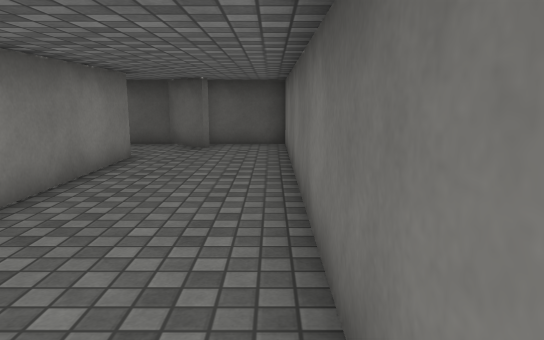
view 1 (above)

12 first-person views from a walk through a Unity game level. The camera is 1.3 m above the floor, tilts 10° down and sees 70° across. The floor is counted in squares, 1 m on a side. Each view is taken from the middle of a square. On the plan, view 1 faces up. The plan holds only what a view shows up to about 16 squares ahead; the rest is blank. The player character is not drawn. Surface patterns are stand-ins for the level's own textures.

view 2
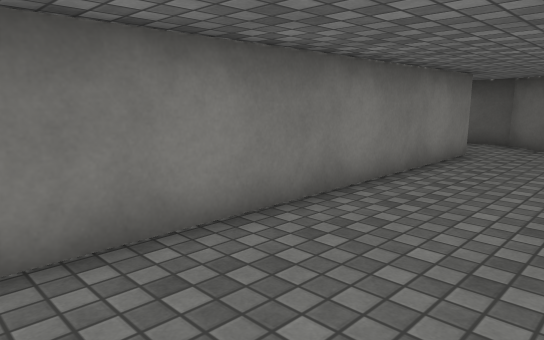

view 3
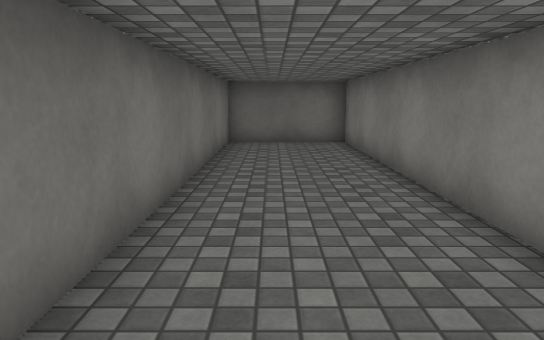

view 4
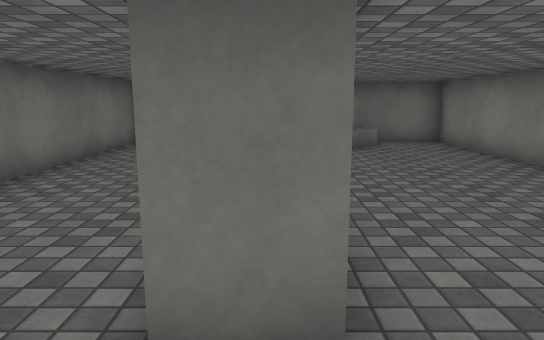

view 5
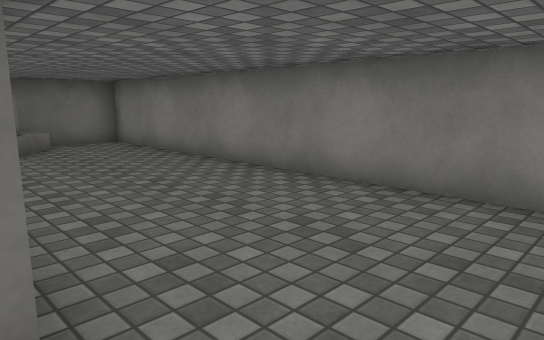

view 6
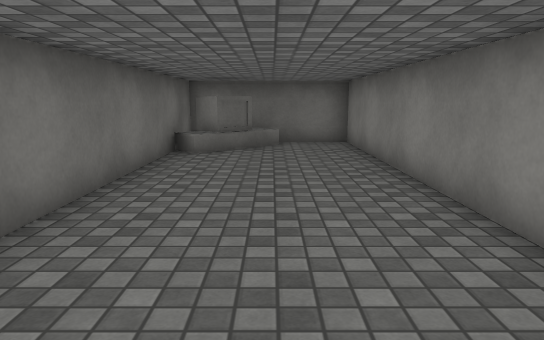

view 7
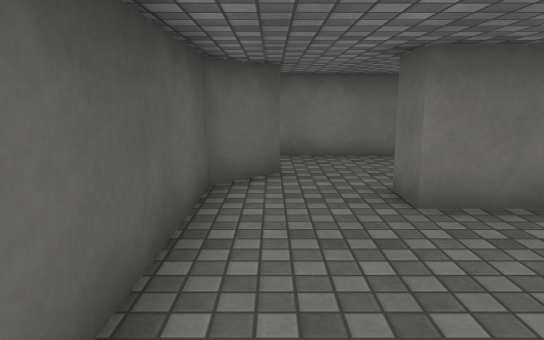

view 8
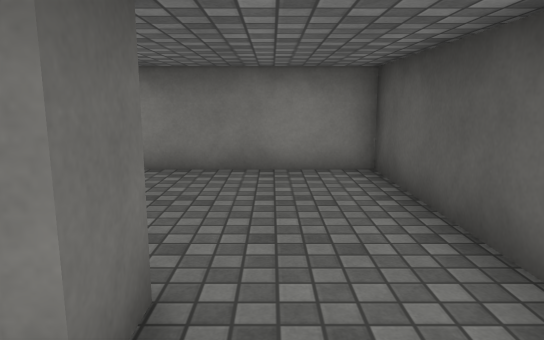

view 9
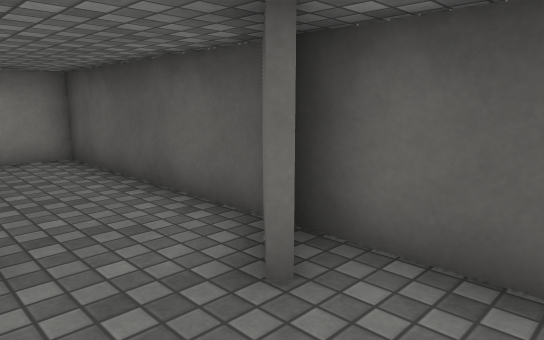

view 10
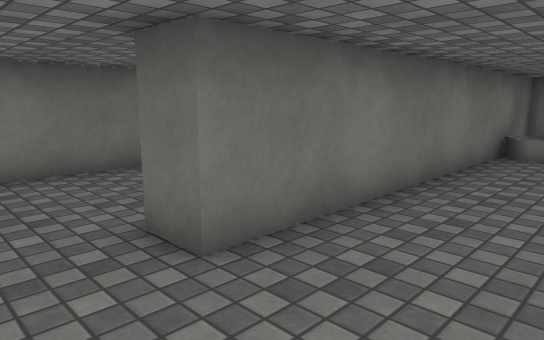

view 11
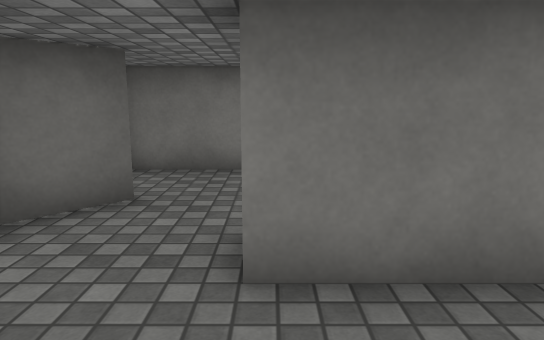

view 12
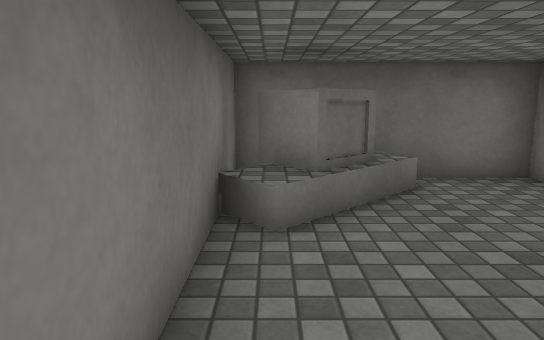

### Floor plan
Ten units are one square. View 1 is at (0, 0); x grows to the right and y downward. Boxes are objects, and circles mark ways between rooms. Rooms are numbered by the first view taken in them; rooms with no view inside come last. Other rooms are left out.
<svg viewBox="-99 -125 108 146">
<path fill="none" stroke="#000" d="M-34 -92 -34 16 4 16 4 -120 -28 -120M-19 -108 -31 -120 -94 -120 -94 16 -44 16 -44 -92 -34 -92M-72 9 -50 -12"/>
<circle cx="-35" cy="-100" r="3" fill="#2a7"/>
<text x="-10" y="-50">1</text>
<text x="-70" y="-60">2</text>
</svg>
Room 1 opens to room 2.

Where each view was taken, in squares from view 1:
view 1: 0 up, 0 right, facing up
view 2: 1 down, 0 right, facing up-left
view 3: 11 up, 1 left, facing down
view 4: 11 up, 4 left, facing down
view 5: 11 up, 4 left, facing down-left
view 6: 11 up, 7 left, facing down
view 7: 11 up, 9 left, facing right
view 8: 10 up, 2 left, facing left
view 9: 9 up, 0 right, facing up-left
view 10: 11 up, 7 left, facing down-right
view 11: 9 up, 7 left, facing right
view 12: 5 up, 5 left, facing down
